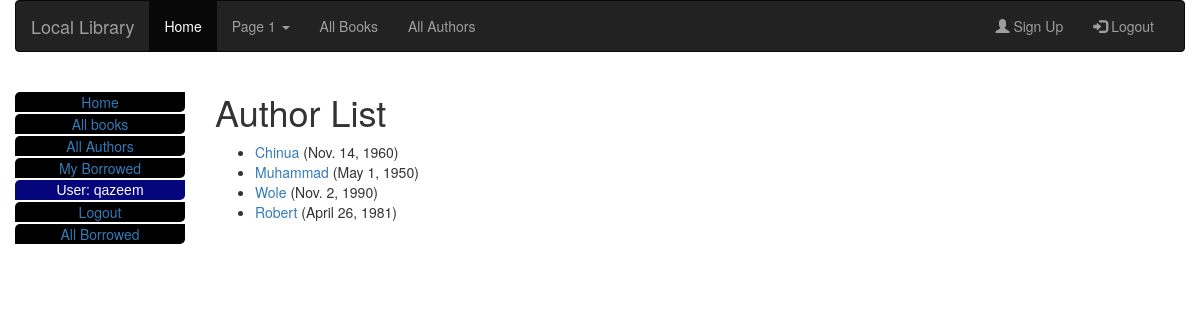
/catalog/authors (signed in), run on the app's committed database.
### catalog/models.py (models this page shows, shortened)
class Author(models.Model):
    first_name = models.CharField(max_length=100)
    last_name = models.CharField(max_length=100)
    date_of_birth = models.DateField(null=True, blank=True)
    date_of_death = models.DateField('Died', null=True, blank=True)
    class Meta:
        ordering = ['last_name', 'first_name']
    def get_absolute_url(self):
        return reverse('author-detail', args=[str(self.id)])

### catalog/views.py (the view)
# urls.py: path('authors', views.AuthorListView.as_view(), name='authors'),
class AuthorListView(LoginRequiredMixin, generic.ListView):
    model = Author
    context_object_name = 'author_list'
    queryset = Author.objects.all()
    template_name = 'catalog/author_list.html'

### catalog/templates/catalog/author_list.html
{% extends "base.html" %}
{% block content %}
  <h1>Author List</h1>
  {% if author_list %}
  <ul>
    {% for author in author_list %}
      <li>
        <a href="{{ author.get_absolute_url }}">{{ author.first_name }}</a> ({{author.date_of_birth}})
      </li>
    {% endfor %}
  </ul>
  {% else %}
    <p>There are no Authors available.</p>
  {% endif %}
{% endblock %}

### catalog/templates/base.html (shortened to what this page needs)
{% load static %}
<!DOCTYPE html>
<html lang="en">
<head>
  <link rel="stylesheet" href="{% static 'css/bootstrap.min.css' %}">
  <link rel="stylesheet" href="{% static 'css/styles.css' %}">
</head>
<body>
  <div class="container-fluid">
    <nav class="navbar navbar-inverse">
        <div class="container-fluid">
          <div class="navbar-header">
            <a class="navbar-brand" href="#">Local Library</a>
          </div>
          <div class="collapse navbar-collapse" id="myNavbar">
            <ul class="nav navbar-nav">
              <li class="active"><a href="{% url 'index' %}">Home</a></li>
              <li class="dropdown">
                <a class="dropdown-toggle" data-toggle="dropdown" href="#">Page 1 <span class="caret"></span></a>
              </li>
              <li><a href="{% url 'books' %}">All Books</a></li>
              <li><a href="{% url 'authors' %}">All Authors</a></li>
            </ul>
            <ul class="nav navbar-nav navbar-right">
              <li><a href="#"><span class="glyphicon glyphicon-user"></span> Sign Up</a></li>
              {% if user.is_authenticated%}
              <li><a href="{% url 'logout'%}?next={{request.path}}"><span class="glyphicon glyphicon-log-in"></span> Logout</a></li>
              {% else %}
              <li><a href="{% url 'login'%}?next={{request.path}}">Login</a></li>
              {% endif %}
            </ul>
          </div>
        </div>
      </nav>
    <div class="row">
      <div class="col-sm-2">
      {% block sidebar %}
        <ul class="sidebar-nav">
          <li><a href="{% url 'index' %}">Home</a></li>
          <li><a href="{% url 'books' %}">All books</a></li>
          <li><a href="{% url 'authors' %}">All Authors</a></li>
          <li><a href="{% url 'myBorrowed' %}">My Borrowed</a></li>
         {% if user.is_authenticated %}
            <li id="user">User: {{ user.get_username }}</li>
            <li><a href="{% url 'logout'%}?next={{request.path}}">Logout</a></li>
          {% else %}
            <li><a href="{% url 'login'%}?next={{request.path}}">Login</a></li>
          {% endif %}
        {% if perms.catalog.can_mark_returned %}
          <li><a href="{% url 'borrowedAll' %}">All Borrowed</a></li>
        {% endif %}
        </ul>
     {% endblock %}
      </div>
      <div class="col-sm-10 ">
      {% block content %}{% endblock %}
      </div>
    </div>
  </div>
</body>
</html>

### catalog/static/css/styles.css (style rules this page uses)
.sidebar-nav { margin-top: 20px; padding: 0; list-style: none; }
.sidebar-nav li { background: black; color: white; margin-bottom: 2px; text-align: center; border-top-left-radius: 5px; border-bottom-right-radius: 5px; }
#user { background: rgb(6, 6, 124); color: white; font-family: 'Trebuchet MS', 'Lucida Sans Unicode', 'Lucida Grande', 'Lucida Sans', Arial, sans-serif; }

### data on the page
Author: first_name "Chinua", date_of_birth "Nov. 14, 1960"
Author: first_name "Muhammad", date_of_birth "May 1, 1950"
Author: first_name "Wole", date_of_birth "Nov. 2, 1990"
Author: first_name "Robert", date_of_birth "April 26, 1981"

### other printed values
{{ user.get_username }} "qazeem"
